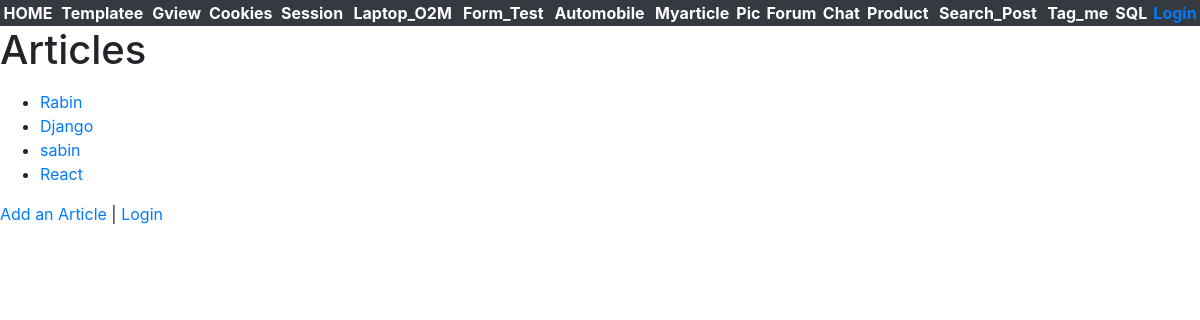
Page /myarticles/myarticles/ on the earlier database version.
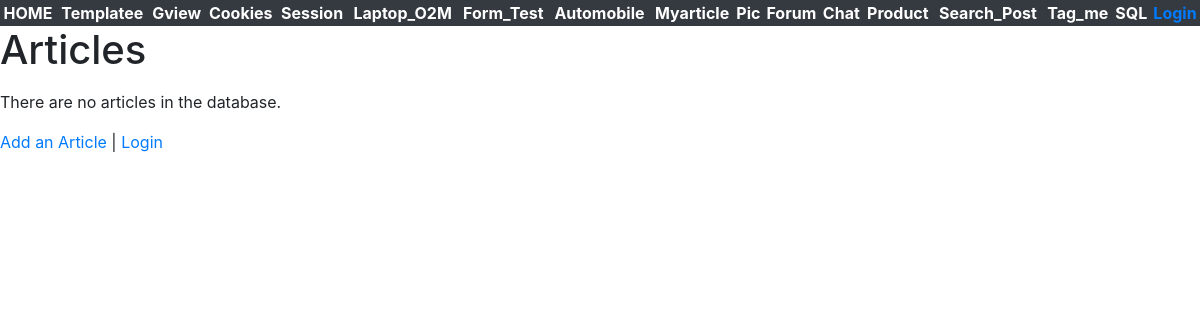
Same page on the later database version.
### myarticles/models.py (models this page shows, shortened)
class Article(models.Model):
    title = models.CharField(
            max_length=200,
            validators=[MinLengthValidator(2, "Title must be greater than 2 characters")]
    )
    text = models.TextField()
    owner = models.ForeignKey(settings.AUTH_USER_MODEL, on_delete=models.CASCADE) # delte all articles associated with user if user gets deleted.
    created_at = models.DateTimeField(auto_now_add=True)
    updated_at = models.DateTimeField(auto_now=True)

### myarticles/views.py (the view)
# urls.py: path('myarticles/', views.ArticleListView.as_view(), name='all'),
class ArticleListView(OwnerListView):
    model = Article

### home/context_processors.py (called while the page is built)
def settings(request):
    return {
        'settings': django_settings,
    }

### myarticles/templates/myarticles/article_list.html (shortened to what this page needs)
{% extends "base_bootstrap.html" %}
{% block content %}
<h1>Articles</h1>
<p>
  {% if article_list %}
<ul>
  {% for article in article_list %}
  <li>
    <a href="{% url 'myarticles:article_detail'  article.id %}">{{ article.title }}</a>
  </li>
  {% endfor %}
</ul>
{% else %}
<p>There are no articles in the database.</p>
{% endif %}
</p>
<p>
  <a href="{% url 'myarticles:article_create' %}">Add an Article</a> |
  {% if user.is_authenticated %}
  <a href="{% url 'logout' %}?next={% url 'myarticles:all' %}">Logout</a>
  {% else %}
  <a href="{% url 'login' %}?next={% url 'myarticles:all' %}">Login</a>
  {% endif %}
</p>
{% endblock %}

Differences in the rows shown:
removed Article: title "Rabin"
removed Article: title "Django"
removed Article: title "sabin"
removed Article: title "React"
Other differences:
text now shown: "There are no articles in the database."
